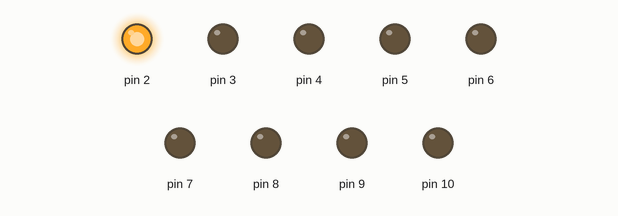
The sketch below on a simulated Arduino Uno, built with avr-gcc and run on an emulated ATmega328P. On the bench: output pins drawn as LEDs (lit = HIGH).

Above: at 0.05 s.
At 0.55 s:
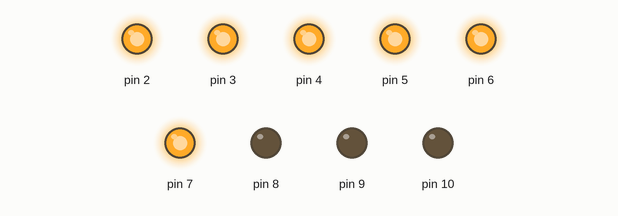
At 1.05 s:
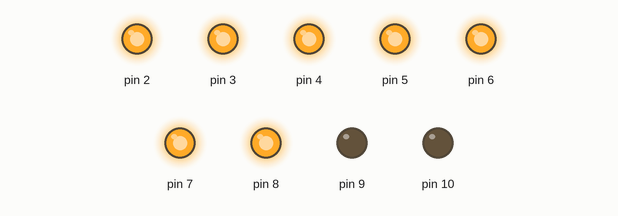
At 2.05 s:
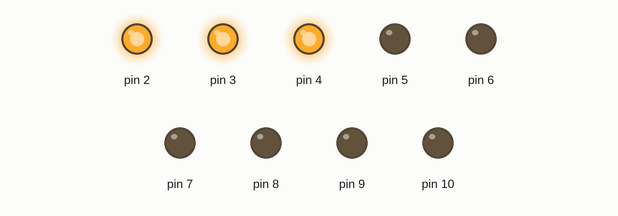
At 3.15 s:
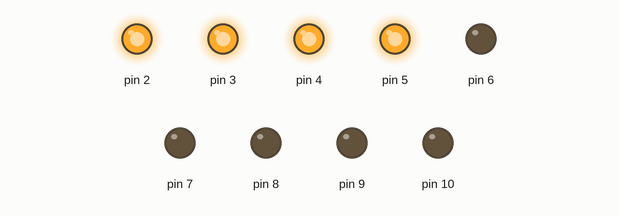
At 4.05 s:
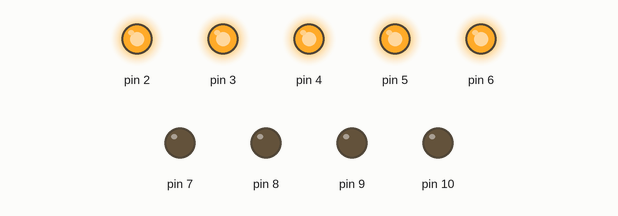
Timing chart, 0 to 4.3 s (numbered marks = the images above):
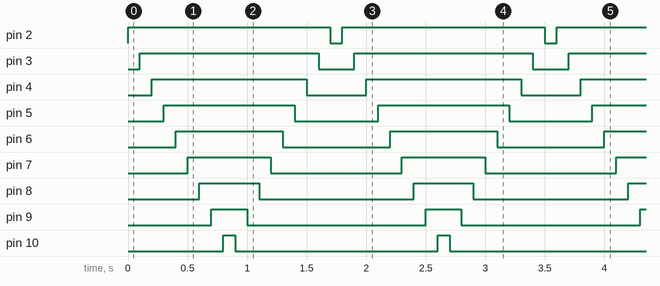

The sketch:

Sketch.ino
```cpp
int i = 2;
int j;
void setup()
#define spd 100
{
  pinMode(2, OUTPUT);
  pinMode(3, OUTPUT);
  pinMode(4, OUTPUT);
  pinMode(5, OUTPUT);
  pinMode(6, OUTPUT);
  pinMode(7, OUTPUT);
  pinMode(8, OUTPUT);
  pinMode(9, OUTPUT);
  pinMode(10, OUTPUT);
}

void loop()
{
    HIGHAll();
    delay(spd);
    LOWAll();
    delay(spd);

}
void HIGHAll(){
  digitalWrite(2,HIGH);
  delay(spd);
  digitalWrite(3,HIGH);
  delay(spd);
  digitalWrite(4,HIGH);
  delay(spd);
  digitalWrite(5,HIGH);
  delay(spd);
  digitalWrite(6,HIGH);
  delay(spd);
  digitalWrite(7,HIGH);
  delay(spd);
  digitalWrite(8,HIGH);
  delay(spd);
  digitalWrite(9,HIGH);
  delay(spd);
  digitalWrite(10,HIGH);


}
void LOWAll(){
  digitalWrite(10,LOW);
  delay(spd);
  digitalWrite(9,LOW);
  delay(spd);
  digitalWrite(8,LOW);
  delay(spd);
  digitalWrite(7,LOW);
  delay(spd);
  digitalWrite(6,LOW);
  delay(spd);
  digitalWrite(5,LOW);
  delay(spd);
  digitalWrite(4,LOW);
  delay(spd);
  digitalWrite(3,LOW);
  delay(spd);
  digitalWrite(2,LOW);


}
```

Measured:
- by itself, pin 2: alternates HIGH for 1.7 s and LOW for 0.10 s
- by itself, pin 3: alternates HIGH for 1.5 s and LOW for 0.30 s
- by itself, pin 4: alternates HIGH for 1.3 s and LOW for 0.50 s
- by itself, pin 5: alternates HIGH for 1.1 s and LOW for 0.70 s
- by itself, pin 6: alternates HIGH for 0.90 s and LOW for 0.90 s
- by itself, pin 7: alternates HIGH for 0.70 s and LOW for 1.1 s
- by itself, pin 8: alternates HIGH for 0.50 s and LOW for 1.3 s
- by itself, pin 9: alternates HIGH for 0.30 s and LOW for 1.5 s
